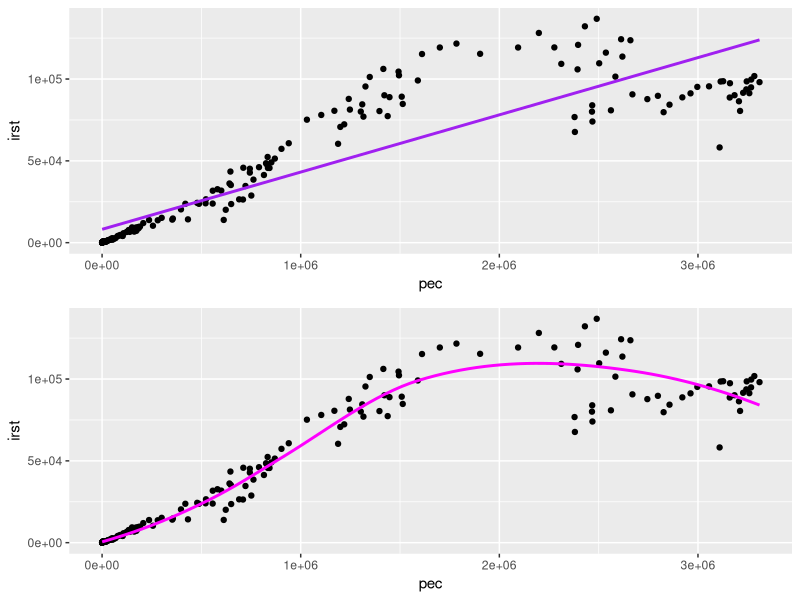

Here is the R script that generated this plot:
## ---- chunk 1
knitr::opts_chunk$set(echo = TRUE)
## ---- chunk 2
library(haven)
CofWar <- read_dta("Data/NMC_5_0.dta")
View(CofWar)

USA<-subset(CofWar, stateabb=="USA")
USA

fit1<-lm(irst~pec, data=USA) #look at relationship between iron production and energy consumption
summary(fit1)

library(ggplot2)
ggp1<-ggplot(USA, aes(pec, irst))+
    geom_point()+
    geom_smooth(color="purple", method=lm, se=FALSE)  

ggp2<-ggplot(USA, aes(pec, irst))+
    geom_point()+
    geom_smooth(color="magenta", method=loess, se=FALSE)  

library(gridExtra)
grid.arrange(ggp1, ggp2) #nice! loess is a better fit
